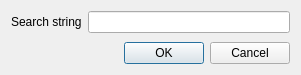
<?xml version="1.0" encoding="UTF-8"?>
<ui version="4.0">
 <class>SearchDialog</class>
 <widget class="QDialog" name="SearchDialog">
  <property name="geometry">
   <rect>
    <x>0</x>
    <y>0</y>
    <width>301</width>
    <height>75</height>
   </rect>
  </property>
  <property name="windowTitle">
   <string>Quick search</string>
  </property>
  <layout class="QVBoxLayout" name="verticalLayout">
   <item>
    <widget class="QWidget" name="widget" native="true">
     <layout class="QFormLayout" name="formLayout">
      <property name="margin">
       <number>0</number>
      </property>
      <item row="0" column="0">
       <widget class="QLabel" name="label">
        <property name="text">
         <string>Search string</string>
        </property>
       </widget>
      </item>
      <item row="0" column="1">
       <widget class="QLineEdit" name="searchString">
        <property name="minimumSize">
         <size>
          <width>200</width>
          <height>0</height>
         </size>
        </property>
       </widget>
      </item>
     </layout>
    </widget>
   </item>
   <item>
    <widget class="QDialogButtonBox" name="buttonBox">
     <property name="orientation">
      <enum>Qt::Horizontal</enum>
     </property>
     <property name="standardButtons">
      <set>QDialogButtonBox::Cancel|QDialogButtonBox::Ok</set>
     </property>
    </widget>
   </item>
  </layout>
 </widget>
 <resources/>
 <connections>
  <connection>
   <sender>buttonBox</sender>
   <signal>accepted()</signal>
   <receiver>SearchDialog</receiver>
   <slot>accept()</slot>
   <hints>
    <hint type="sourcelabel">
     <x>248</x>
     <y>254</y>
    </hint>
    <hint type="destinationlabel">
     <x>157</x>
     <y>274</y>
    </hint>
   </hints>
  </connection>
  <connection>
   <sender>buttonBox</sender>
   <signal>rejected()</signal>
   <receiver>SearchDialog</receiver>
   <slot>reject()</slot>
   <hints>
    <hint type="sourcelabel">
     <x>316</x>
     <y>260</y>
    </hint>
    <hint type="destinationlabel">
     <x>286</x>
     <y>274</y>
    </hint>
   </hints>
  </connection>
 </connections>
</ui>
